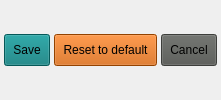
    <widget class="QWidget" name="Bottom" native="true">
     <property name="styleSheet">
      <string notr="true">QPushButton { padding: 8px; }</string>
     </property>
     <layout class="QHBoxLayout" name="Controls">
      <property name="spacing">
       <number>4</number>
      </property>
      <property name="leftMargin">
       <number>4</number>
      </property>
      <property name="topMargin">
       <number>4</number>
      </property>
      <property name="rightMargin">
       <number>4</number>
      </property>
      <property name="bottomMargin">
       <number>4</number>
      </property>
      <item>
       <widget class="QPushButton" name="ButtonSave">
        <property name="styleSheet">
         <string notr="true">background-color: rgb(7, 123, 123);</string>
        </property>
        <property name="text">
         <string>Save</string>
        </property>
       </widget>
      </item>
      <item>
       <widget class="QPushButton" name="ButtonResetToDefaults">
        <property name="styleSheet">
         <string notr="true">background-color: rgb(206, 92, 0);</string>
        </property>
        <property name="text">
         <string>Reset to default</string>
        </property>
       </widget>
      </item>
      <item>
       <widget class="QPushButton" name="ButtonCancel">
        <property name="styleSheet">
         <string notr="true">background-color: rgb(85, 87, 83);</string>
        </property>
        <property name="text">
         <string>Cancel</string>
        </property>
       </widget>
      </item>
     </layout>
    </widget>
